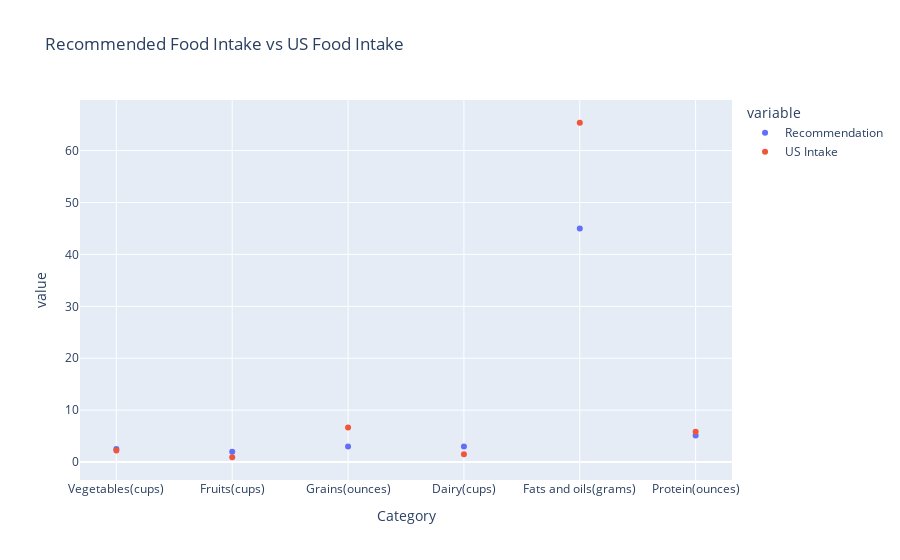

The cell this chart's notebook holds for it:
### Code cell
US_vs_Recommended_Food_Intake = pd.read_csv("US_vs_Recommended_Servings.csv")
fig_3 = px.scatter(US_vs_Recommended_Food_Intake, x = 'Category', y = ['Recommendation' ,'US Intake'], title = "Recommended Food Intake vs US Food Intake")
fig_3.show()

### Figure 1 — Plotly figure (JSON) as saved in the notebook; plotly's stock layout.template omitted (floating-point values rounded to 4 significant figures)
{"data": [{"hovertemplate": "variable=Recommendation<br>Category=%{x}<br>value=%{y}<extra></extra>", "legendgroup": "Recommendation", "marker": {"color": "#636efa", "symbol": "circle"}, "mode": "markers", "name": "Recommendation", "orientation": "v", "showlegend": true, "type": "scatter", "x": ["Vegetables(cups)", "Fruits(cups)", "Grains(ounces)", "Dairy(cups)", "Fats and oils(grams)", "Protein(ounces)"], "xaxis": "x", "y": [2.5, 2, 3, 3, 45, 5.14], "yaxis": "y"}, {"hovertemplate": "variable=US Intake<br>Category=%{x}<br>value=%{y}<extra></extra>", "legendgroup": "US Intake", "marker": {"color": "#EF553B", "symbol": "circle"}, "mode": "markers", "name": "US Intake", "orientation": "v", "showlegend": true, "type": "scatter", "x": ["Vegetables(cups)", "Fruits(cups)", "Grains(ounces)", "Dairy(cups)", "Fats and oils(grams)", "Protein(ounces)"], "xaxis": "x", "y": [2.24, 0.93, 6.64, 1.53, 65.36, 5.84], "yaxis": "y"}], "layout": {"legend": {"title": {"text": "variable"}, "tracegroupgap": 0}, "title": {"text": "Recommended Food Intake vs US Food Intake"}, "xaxis": {"anchor": "y", "domain": [0, 1], "title": {"text": "Category"}}, "yaxis": {"anchor": "x", "domain": [0, 1], "title": {"text": "value"}}}}
